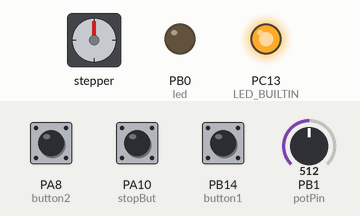
Simulated run of this program. Board: STM32 Blue Pill. On the bench: stepper motor, output pins drawn as LEDs (lit = HIGH). The test bench sets the inputs (shaded band); at power-on: PA8 (button2) HIGH, PA10 (stopBut) HIGH, PB14 (button1) HIGH, PB1 (potPin) = 512. Stepper angles assume 200 steps per turn.

Above: at 1.2 s.
1.3 s: PA8 (button2) pulled LOW for 0.15 s
At 1.45 s:
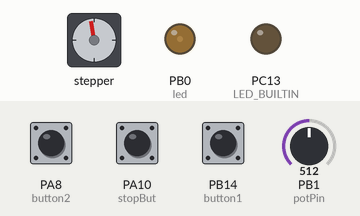
4.3 s: PA10 (stopBut) pulled LOW for 0.15 s
At 4.9 s:
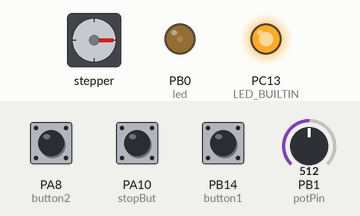
5.9 s: PB14 (button1) pulled LOW for 0.15 s
At 6.05 s:
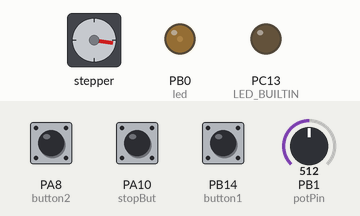
9.0 s: PA8 (button2) pulled LOW for 1 s
13.0 s: PA10 (stopBut) pulled LOW for 1 s
At 14.0 s:
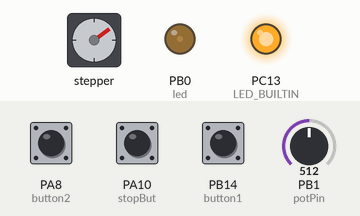
15.5 s: PB14 (button1) pulled LOW for 1 s
At 15.65 s:
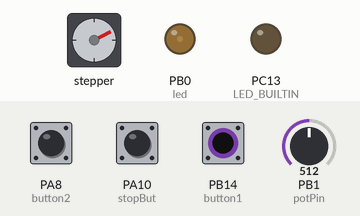
Timing chart, 0 to 19.5 s (numbered marks = the images above; inputs shaded):
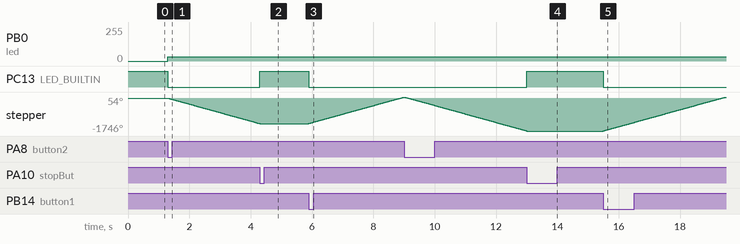

The program:

main.cpp
```cpp
#include <Arduino.h>
#include <Stepper.h>
#define potPin PB1
#define led PB0
#define button1 PB14
#define button2 PA8
#define stopBut PA10

const int totalSteps = 200;
signed int direction = 0;

Stepper motor = Stepper(totalSteps, PB6, PB7, PB8, PB9);
void stop() {
    direction = 0;
    digitalWrite(LED_BUILTIN, 1);
    int pot = analogRead(potPin);
    int speed = map(pot, 0, 4095, 0, 600);
    int brightness = map(pot, 0, 4095, 0, 255);
    analogWrite(led, brightness);
    motor.setSpeed(speed);
}
void turn1() {
    direction = 1;
    digitalWrite(LED_BUILTIN, 0);
    int pot = analogRead(potPin);
    int speed = map(pot, 0, 4095, 0, 600);
    int brightness = map(pot, 0, 4095, 0, 255);
    analogWrite(led, brightness);
    motor.setSpeed(speed);
}
void turn2() {
    direction = -1;
    digitalWrite(LED_BUILTIN, 0);
    int pot = analogRead(potPin);
    int speed = map(pot, 0, 4095, 0, 600);
    int brightness = map(pot, 0, 4095, 0, 255);
    analogWrite(led, brightness);
    motor.setSpeed(speed);
}
void setup() {
    pinMode(LED_BUILTIN, OUTPUT);
    pinMode(led, OUTPUT);
    digitalWrite(LED_BUILTIN, 1);
    pinMode(button1, INPUT_PULLUP);
    pinMode(button2, INPUT_PULLUP);
    pinMode(stopBut, INPUT_PULLUP);
    attachInterrupt(button1, turn1, CHANGE);
    attachInterrupt(button2, turn2, CHANGE);
    attachInterrupt(stopBut, stop, CHANGE);
    motor.setSpeed(10);
 }

void loop() {
    motor.step(direction * 10);
}
```

Measured:
- after the input at 1.3 s, PB0 (led): 0/255 → 31/255 at once; PC13 (LED_BUILTIN): HIGH → LOW at once; stepper: keeps turning counter-clockwise at about 453°/s, starting at once
- after the input at 4.3 s, PC13 (LED_BUILTIN): LOW → HIGH at once
- after the input at 5.9 s, PC13 (LED_BUILTIN): HIGH → LOW at once; stepper: keeps turning clockwise at about 453°/s, starting at once
- after the input at 13.0 s, PC13 (LED_BUILTIN): LOW → HIGH at once; stepper: goes on until 13.0 s, then stays -1746°
- after the input at 15.5 s, PC13 (LED_BUILTIN): HIGH → LOW at once; stepper: keeps turning clockwise at about 452°/s, starting at once
